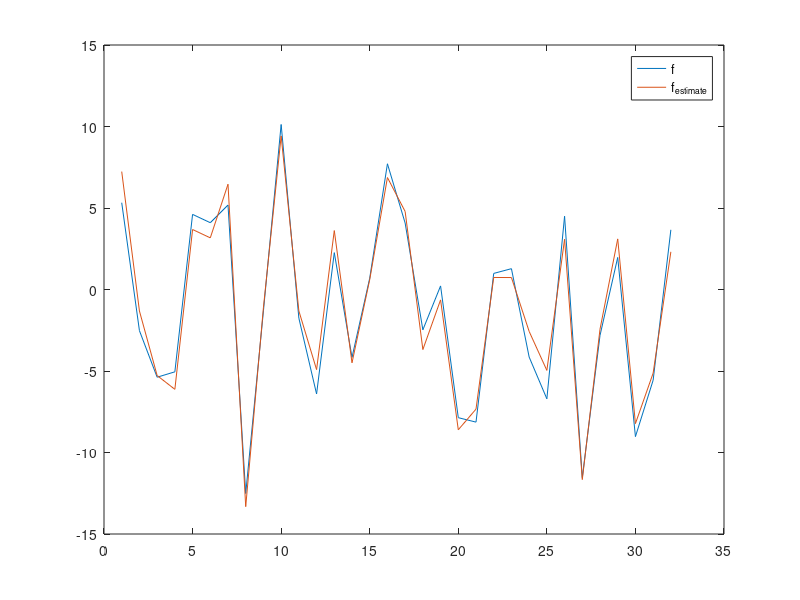

MATLAB code for this plot: (Note: this script raises an error after producing the figure.)
clear all
close all

N = 32;
P = 128;
D = randn(N,P);

% Create sparse weights
alpha = zeros(P,1);
alpha(5) = 2;   
alpha(13) = 1;
alpha(17) = 3;
alpha(21) = 4;
alpha(32) = 1;

f = D*alpha;
Ro = f;
lambda = [];

signal = D'*Ro;
pk = find(abs(signal) == max(abs(signal(:)))); % Find index of max value

lambda = [lambda pk];
phi = D(:,pk);
uk(:,1) = phi;

f_new = zeros(N,1) + (dot(Ro,uk)/norm(uk)^2)*uk; % 0th iteration of estimated signal
R_new = f - f_new; % Error

k = 1;
for n = 1:3
    signal = D'*R_new;
    pk = find(abs(signal) == max(abs(signal(:)))); % Find index of max value
    lambda = [lambda pk];
    sum = zeros(N,1);
    phi = D(:,pk);
    for j = 1:k
        sum = sum + (dot(phi,uk(:,j))/norm(uk(:,j))^2)*uk(:,j);
    end
    
    uk(:,k+1) = phi-sum;
    f_new = f_new + (dot(R_new,uk(:,k+1)/norm(uk(:,k+1))^2)*uk(:,k+1)); % New estimation of signal
    R_new = f - f_new; % Error
    k = k+1;
end

plot(f);
hold on;
plot(f_new);
legend('f','f_{estimate}');
disp(norm(R_new));

omp(f,D,5)
% function [x] = omp(K,y,A)
% N = size(A,2);
% x = zeros(1,N);
% R = y;
% u = zeros(N,K);
% 
% 
% % choose first atom
% [~,pk] = max(A'*R);
% uk = A(:,pk);
% uk = uk/norm(uk);
% u(:,1) = uk;
% % compute approximation and residual
% x = x+(R'*uk)*uk;
% R = f-x;
% 
% if K > 1
%     for k = 1:K-1
%         % choose next atom
%         [~,pk] = max(Phi'*R);
%         % orthogonalize new atom w.r.t. previous atoms
%         uk = (eye(N)-u*u')*A(:,pk);
%         uk = uk/norm(uk);
%         u = [u uk];
%         % compute approximation and residual
%         x = x+(R'*uk)*uk;
%         R = R-(R'*uk)*uk;
%     end
% end
% end